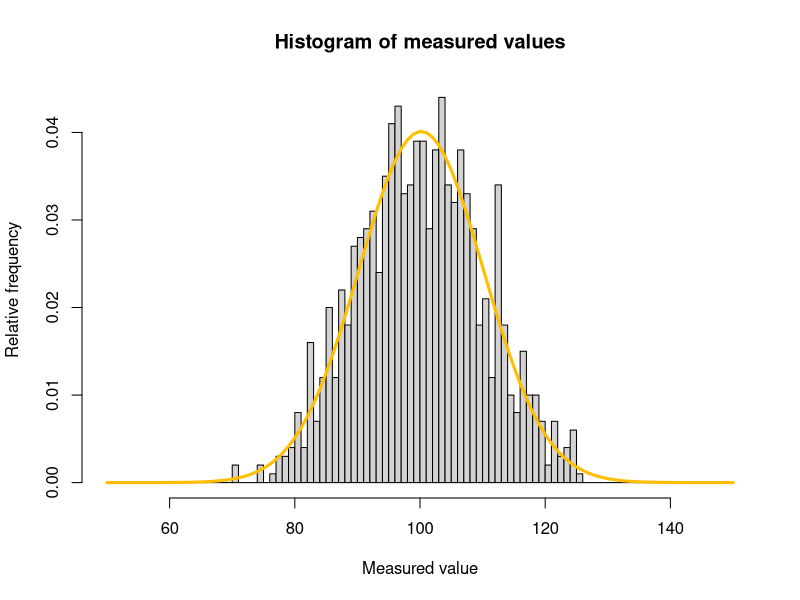

R code for this plot:
# Clear the working memory
rm(list = ls())

# Do a Shapiro-Wilk normality test on data known to follow a normal distribution
t <- shapiro.test(rnorm(1000, mean = 5, sd = 3))
print(t)
if (t$p >= 0.05) { print("Cannot reject distribution is normal") }
if (t$p < 0.05)  { print("Reject distribution is normal") }
# Possible output:
#
# Shapiro-Wilk normality test
#
# data:  rnorm(1000, mean = 5, sd = 3)
# W = 0.998, p-value = 0.2915
#
# [1] "Cannot reject distribution is normal"

# Do a Shapiro-Wilk normality test on data known to follow a uniform (non-normal) distribution
t <- shapiro.test(runif(1000, min = 2, max = 4))
print(t)
if (t$p >= 0.05) { print("Cannot reject distribution is normal") }
if (t$p < 0.05)  { print("Reject distribution is normal") }
# Possible output:
#
# Shapiro-Wilk normality test
#
# data:  runif(1000, min = 2, max = 4)
# W = 0.9499, p-value < 2.2e-16
#
# [1] "Reject distribution is normal"

# Characterics of the normal distrubution
my_mean_expected = 100.0
my_sd_expected = 10.0

# Shapiro-Wilk must have between 3 and 5000 values
n_values = 1000

# Generate the xs, ys
my_ys = rnorm(n_values,my_mean_expected,my_sd_expected)


my_table <- data.frame(cbind(my_ys))
my_table

my_mean <- mean(my_table$my_ys)
my_sd <- sd(my_table$my_ys)

hist(
	my_table$my_ys,
	breaks = seq(50,150,1),
	freq=FALSE,
	main="Histogram of measured values",
	xlab="Measured value",
	ylab="Relative frequency"
)
curve(
	dnorm(x,mean=my_mean,sd=my_sd),
	col=rgb(1.0,0.75,0.0), #Orange
	lwd=3,
	add=TRUE
)

shapiro.test(my_table$my_ys)
# Shapiro-Wilk normality test
# 
# data:  my_table$my_ys_measured
# W = 0.998, p-value = 0.3031

shapiro.test(my_table$my_ys)
# Shapiro-Wilk normality test
# 
# data:  my_table$my_ys_expected
# W = 0.9984, p-value = 0.4669

# Conclusions:
# p: the chance the data follows a normal distribution
# p <  0.05: reject that data does follow a normal distribution
# p >= 0.05: cannot reject that data does follow a normal distribution, 
#            or: 'data probably follows a normal distribution'

